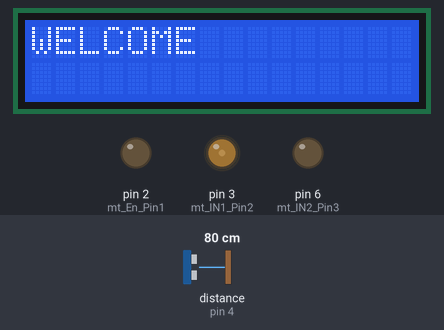
Simulated run of this sketch. Board: Arduino Uno, built with avr-gcc and run on an emulated ATmega328P. Parts: 16×2 character LCD, output pins drawn as LEDs (lit = HIGH). Wiring (inferred from the names in the program): ultrasonic range finder: trigger pin 7; echo pin 4. Inputs (shaded band) come from the test bench; at power-on: distance to the obstacle (sensor on pin 4) 80 cm. The echo pulse lasts 58.3 µs per cm; pins used as bus, display or sensor lines are not drawn.

Above: at 1.2 s.
1.3 s: distance to the obstacle (sensor on pin 4) set to 8 cm
3.5 s: distance to the obstacle (sensor on pin 4) set to 5 cm
At 5.8 s:
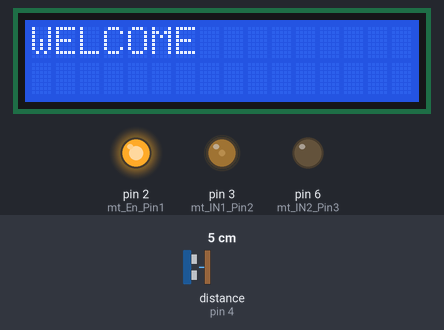
At 13.2 s:
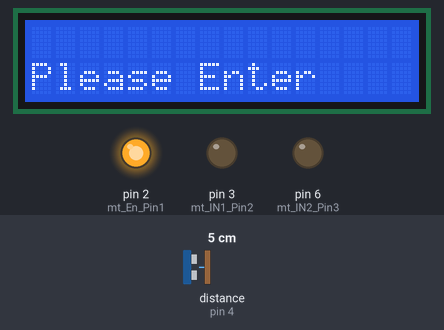
Timing chart, 0 to 14.0 s (numbered marks = the images above; inputs shaded):
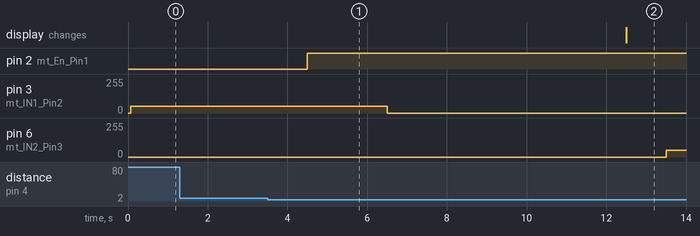

The sketch:

OpeningDoor.ino
```cpp
#include <LiquidCrystal.h>

LiquidCrystal lcd(12, 11, 5, 8, 9, 1);

const int trigPin = 7;
const int echoPin = 4;
const int mt_En_Pin1  = 2;
const int mt_IN1_Pin2  = 3;
const int mt_IN2_Pin3  = 6;

long duration;
int distance;

void setup()
{
lcd.clear();
lcd.begin(16, 2);
lcd.print("WELCOME");

pinMode(trigPin, OUTPUT);
pinMode(echoPin, INPUT);
pinMode(mt_En_Pin1, OUTPUT);
pinMode(mt_IN1_Pin2, OUTPUT);
pinMode(mt_IN2_Pin3, OUTPUT);
Serial.begin(9600);
}

void loop()
{
digitalWrite(trigPin, LOW);
delayMicroseconds(2);
digitalWrite(trigPin, HIGH);
delayMicroseconds(10);
digitalWrite(trigPin, LOW);
duration = pulseIn(echoPin, HIGH);

distance= duration*0.034/2;

if(distance <= 5)
{
    digitalWrite(13, HIGH);
    delay(1000);
    digitalWrite(mt_En_Pin1, HIGH);
    analogWrite(mt_IN1_Pin2,50);
    analogWrite(mt_IN2_Pin3, 0);
    delay(2000);
    analogWrite(mt_IN1_Pin2, 0);
    analogWrite(mt_IN2_Pin3, 0);
    delay(1000);

    delay(1000);
    delay(1000);
    delay(3000);

    lcd.clear();
    lcd.setCursor(0,1);
    lcd.print("Please Enter");
    delay(1000);

    analogWrite(mt_IN1_Pin2,0);
    analogWrite(mt_IN2_Pin3,50);
    delay(3000);
}

else
{
    digitalWrite(13, LOW);
    digitalWrite(mt_En_Pin1, LOW);
    analogWrite(mt_IN1_Pin2,50);
    analogWrite(mt_IN2_Pin3, 0);
}

}
```

Measured:
- the behaviour switches between 7 and 6 cm on distance to the obstacle (sensor on pin 4) (found by bisection; images 0 and 1)
- after the input at 1.3 s, every drawn part: stays the same
- after the input at 3.5 s, pin 2 (mt_En_Pin1): LOW → HIGH after 1.0 s; pin 3 (mt_IN1_Pin2): 50/255 → 0/255 after 3.0 s; pin 6 (mt_IN2_Pin3): 0/255 → 50/255 after 10.0 s
